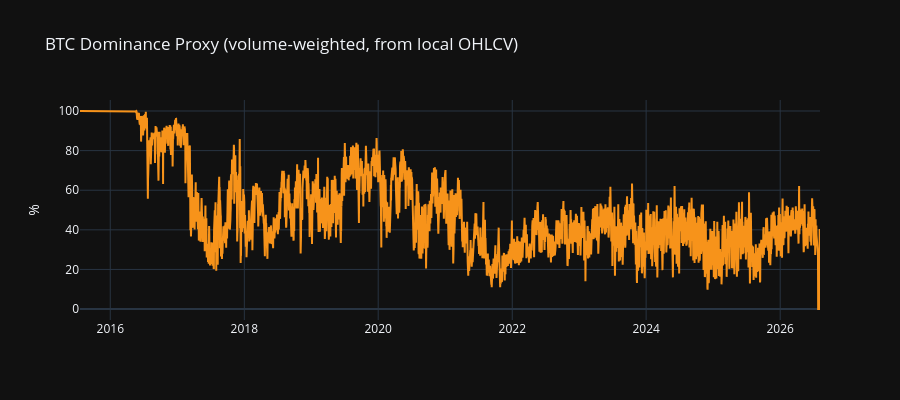

Source (notebook cell):
### Code cell
# --- Historical volume-weighted BTC dominance proxy (from DB) ------------
# Proxy: daily close * volume as a market-cap stand-in across the universe.
universe = panel.filter(pl.col("symbol").is_in(mkt_caps["symbol"].to_list()))
daily_mc_proxy = (
    universe.with_columns((pl.col("close") * pl.col("volume")).alias("mc_proxy"))
    .group_by("date")
    .agg(
        pl.col("mc_proxy").filter(pl.col("symbol") == "BTC").sum().alias("btc_mc"),
        pl.col("mc_proxy").sum().alias("total_mc"),
    )
    .sort("date")
    .with_columns(
        (pl.col("btc_mc") / pl.col("total_mc") * 100).alias("btc_dominance_pct")
    )
)

fig = go.Figure()
fig.add_trace(go.Scatter(
    x=daily_mc_proxy["date"], y=daily_mc_proxy["btc_dominance_pct"],
    mode="lines", name="BTC dominance (vol×price proxy)", line=dict(color="#f7931a"),
))
fig.update_layout(
    title="BTC Dominance Proxy (volume-weighted, from local OHLCV)",
    yaxis_title="%", height=400, template="plotly_dark",
)
fig.show()

print(f"Current proxy dominance: {daily_mc_proxy['btc_dominance_pct'][-1]:.1f}%")
print(f"Mean: {daily_mc_proxy['btc_dominance_pct'].mean():.1f}%  "
      f"Min: {daily_mc_proxy['btc_dominance_pct'].min():.1f}%  "
      f"Max: {daily_mc_proxy['btc_dominance_pct'].max():.1f}%")

### Figure 1 — Plotly figure (JSON) as saved in the notebook; plotly's stock layout.template omitted (floating-point values rounded to 4 significant figures; data arrays with more than 128 entries replaced by an {"elided": "..."} marker saying what was removed)
{"data": [{"line": {"color": "#f7931a"}, "mode": "lines", "name": "BTC dominance (vol×price proxy)", "type": "scatter", "x": {"elided": "4029 str values"}, "y": {"elided": "4029 float values"}}], "layout": {"height": 400, "title": {"text": "BTC Dominance Proxy (volume-weighted, from local OHLCV)"}, "yaxis": {"title": {"text": "%"}}}}
